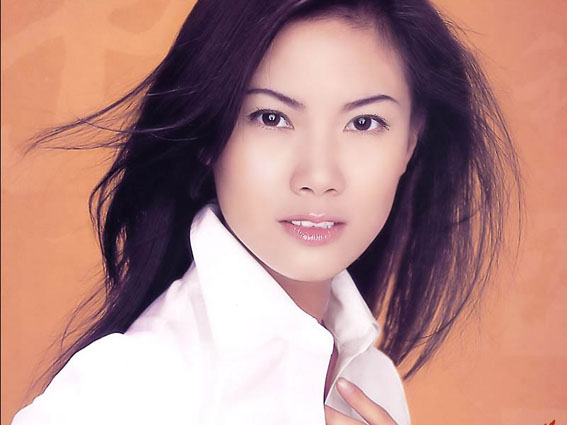
#> input picture data/input/1.jpg, 567 x 425 px, found by its file name
$ jupyter execute app.ipynb
#> lines starting #> are read from the running program, lines starting #| are printed output that depends on the picture; after the words box and inside, x2 and y2 are one past the last pixel; in counts of white or black regions, pixels touching at a corner belong together
[cell 1]
# python -m demo.image_matting.colab.inference --input-path data/input --output-path data/mask --ckpt-path pretrained/modnet_photographic_portrait_matting.ckpt
import cv2

[cell 2]
def cv2_imshow(image):
    cv2.imshow("img", image)
    #  add below code
    cv2.waitKey(0)
    cv2.destroyAllWindows()

[cell 3]
# 用实际文件路径替换以下路径
image_path = "data/input/1.jpg"
mask_path = "data/mask/1.png"
output_path = "data/output/1.png"

# extract_foreground(image_path, mask_path, output_path)

[cell 4]
# 加载原图和mask
image = cv2.imread(image_path)
#> image is the input picture: shape (425, 567, 3); mean B, G, R 134.6, 139.3, 181.3
mask = cv2.imread(mask_path, cv2.IMREAD_GRAYSCALE)  # 确保mask为灰度图像
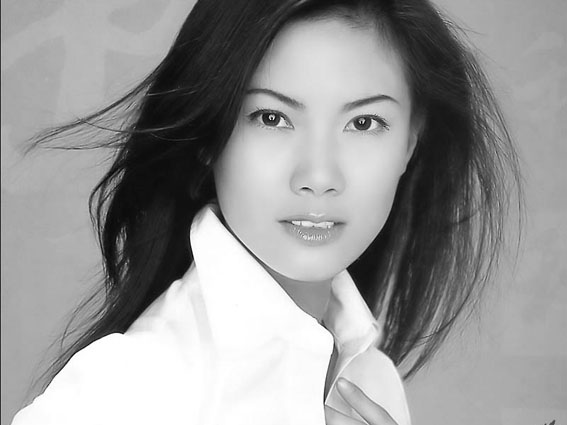
#> mask: shape (425, 567); min 0, max 255, mean 151.4
# 检查图像是否正确加载
cv2_imshow(image)
cv2_imshow(mask)

[cell 5]
# 将mask二值化，前景区域设置为255，背景区域设置为0
_, mask_binary = cv2.threshold(mask, 120, 255, cv2.THRESH_BINARY)
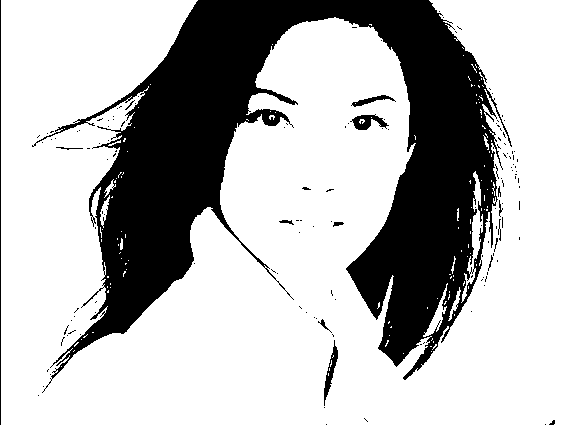
#> mask_binary: shape (425, 567); 71.8% white; 143 black regions (130 under 20 px), largest, box (x1, y1, x2, y2) and area: (32, 0, 512, 393) 65964, (0, 0, 1, 425) 425, (350, 114, 389, 130) 309
cv2_imshow(mask_binary)

[cell 6]
# 将mask扩展为3通道
mask_3_channels = cv2.cvtColor(mask_binary, cv2.COLOR_GRAY2BGR)

# 通过按位与操作将mask与原图结合以抠出前景
foreground = cv2.bitwise_and(image, mask_3_channels)
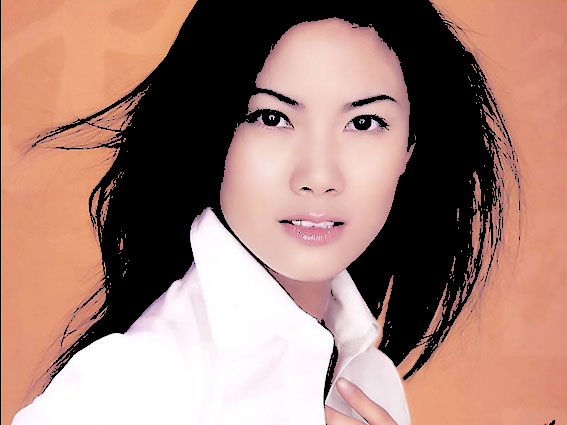
#> foreground: shape (425, 567, 3); mean B, G, R 117.7, 128.4, 164.1

# 保存前景图像
cv2.imwrite(output_path, foreground)
cv2_imshow(foreground)
